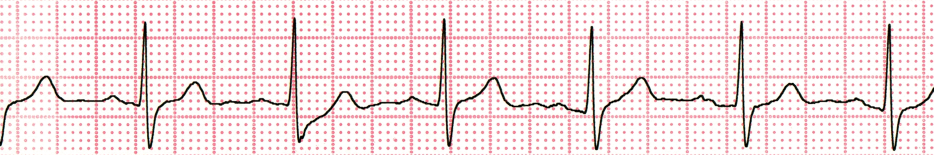
#> input picture ElectrocardiogramExtractor/ECG_Input/Lead_V6.bmp, 1867 x 309 px (shown at 1/2 size)
$ jupyter execute ECG_Extractor_Universal.ipynb   (shell and % lines are left out)
#> lines starting #> are read from the running program, lines starting #| are printed output that depends on the picture
### Module Importation

[cell 1]
from PIL import Image
import numpy as np
import matplotlib.pyplot as plt
from scipy import stats
import math
import statistics

### Load the ECG Image

#### Load the ECG

[cell 2]
filename = 'V6'

[cell 3]
ecg = Image.open('ECG_Input/Lead_' + filename + '.bmp')
#> ecg is the input picture: PIL image 1867x309 RGB; mean R, G, B 243.3, 226.8, 227.8
ecg

[cell 4]
scale = Image.open('ECG_Input/Scale.bmp')
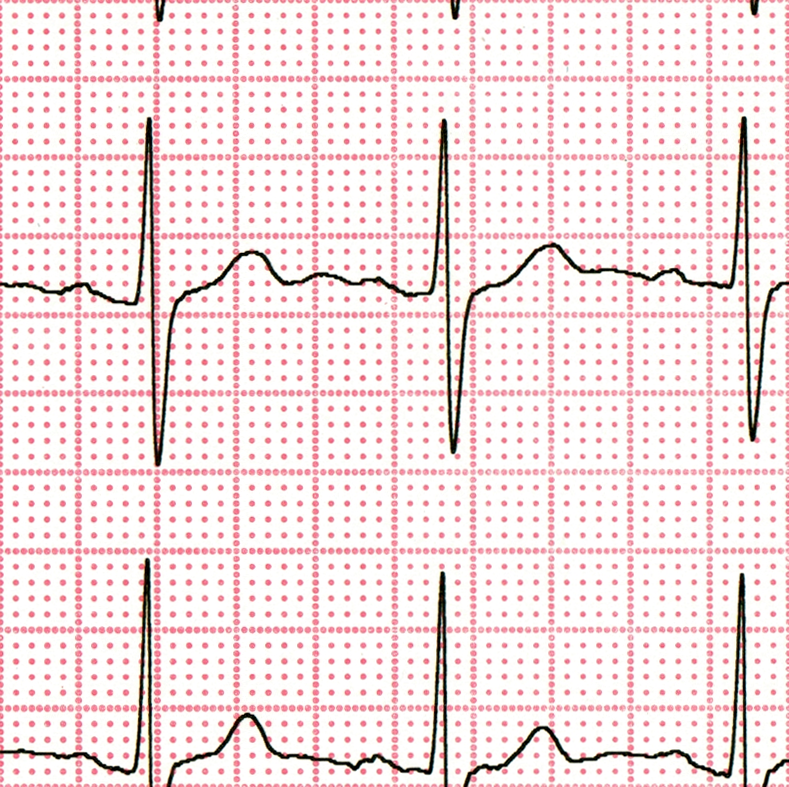
#> input picture ElectrocardiogramExtractor/ECG_Input/Scale.bmp, 789 x 787 px
#> scale is the input picture: PIL image 789x787 RGB; mean R, G, B 244.1, 226.7, 227.7
scale

### Calculate the Dimensions

[cell 5]
x = ecg.size[0]
#> x = 1867
y = ecg.size[1]
#> y = 309

print(x)
#| 1867
print(y)
#| 309

### Calculate the Scale

[cell 6]
x_scale = scale.size[0]
#> x_scale = 789
y_scale = scale.size[1]
#> y_scale = 787

print(x_scale)
#| 789
print(y_scale)
#| 787

[cell 7]
PixelPerSmallGrid = (x_scale + y_scale) * 0.5 / 50
#> PixelPerSmallGrid = 15.76
print(PixelPerSmallGrid)
#| 15.76

[cell 8]
SmallGridPerPixel = 1 / PixelPerSmallGrid
#> SmallGridPerPixel = 0.0635

[cell 9]
timeUnit = []
for i in range(x):
    timeUnit.append(i * SmallGridPerPixel * 0.04)
#> after the loop, timeUnit = 1867 values from 0 to 4.74

### Extract All the Pixels

[cell 10]
matrix = []
points = []

for i in range(x):
    matrix.append([])
    for j in range(y):
        matrix[i].append(ecg.getpixel((i,j)))
#> after the loop, matrix = 1867 items

### Extract Black Points

[cell 11]
referenceLine_pos = y
#> referenceLine_pos = 309
gain = SmallGridPerPixel * 0.1
#> gain = 0.00635
absMax = 0
leadName_original = []
points_vertical = []
theOne = 0

for xAxis in range(x):
    for yAxis in range(y):
        currentPoint = matrix[xAxis][yAxis]
        # Pickup Blue points
        if currentPoint[0] < 100 and currentPoint[1] < 100 and currentPoint[2] < 100:
            points_vertical.append(yAxis)


    # Choose the largest amplitude
    for item in points_vertical:

        if math.fabs(item-referenceLine_pos) > absMax:
            absMax = math.fabs(item-referenceLine_pos)
            theOne = item
    leadName_original.append((200-theOne)*gain)

    absMax = 0
    theOne = 0
    points_vertical = []
#> after the loop, leadName_original = 1867 values, max 1.05 at index 588, min -0.59 at index 1788, mean 0.016

[cell 12]
leadName = []
zeroPotential = statistics.median(leadName_original)
#> zeroPotential = -0.00635
for item in leadName_original:
    leadName.append(item-zeroPotential)
#> this loop made 1867 passes
#> item on passes 1 to 3: -0.527, -0.52, -0.495
#> after the loop, leadName = 1867 values, max 1.05 at index 588, min -0.584 at index 1788, mean 0.0224

[cell 13]
leadName
#> Out has the same summary as leadName

[cell 14]
matrix[0][0]
#> Out = (254, 246, 242)

[cell 15]
len(leadName)
#> Out = 1867

### Construct Numpy Array and File

[cell 16]
leadName_array = np.array([timeUnit, leadName])

[cell 17]
np.save('ECG_Output/' + filename + '_array', leadName_array)

[cell 18]
leadName_load = np.load('ECG_Output/' + filename + '_array.npy')

[cell 19]
leadName_load.shape

### Output the ECG data globally

[cell 20]
fig = plt.figure()
s = fig.add_subplot(111)

s.plot(timeUnit, leadName, linewidth=1.2, color='black')

s.set_xticks(np.arange(0, timeUnit[-1], 0.2))
s.set_yticks(np.arange(-4, 4, 0.5))
plt.grid(True, color='r', linestyle='--', linewidth=0.5)
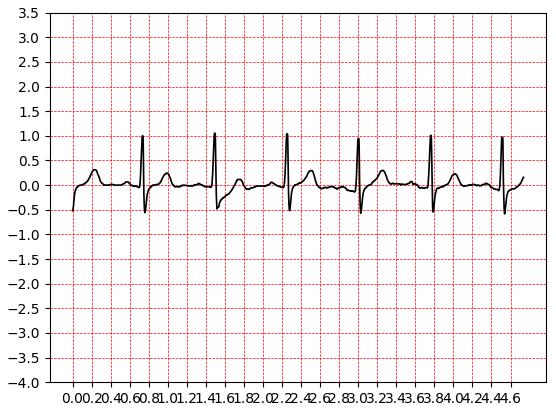
#> figure drawn by matplotlib, 1 panel; curve peaks at x = 1.49, y = 1.05

[cell 21]
fig.savefig('ECG_Output/ECG_' + filename + '_output.png', dpi=600)

[cell 22]
start = 500
end = 1000

fig = plt.figure()
s = fig.add_subplot(111)
s.plot(timeUnit[start:end], leadName[start:end], linewidth=2, color='black')

s.set_xticks(np.arange(timeUnit[start], timeUnit[end], 0.2))
s.set_yticks(np.arange(-1, 2, 0.5))
plt.grid(True, color='r', linestyle='--', linewidth=0.5)
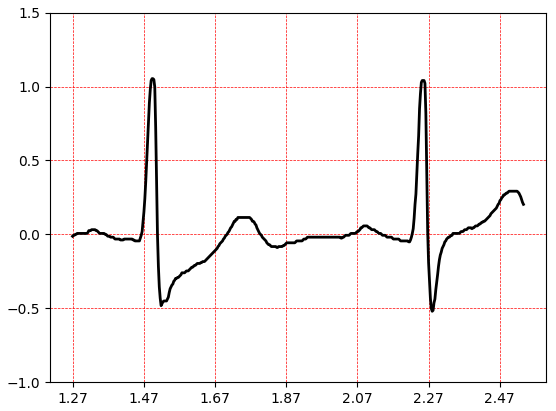
#> figure drawn by matplotlib, 1 panel; curve peaks at x = 1.49, y = 1.05
